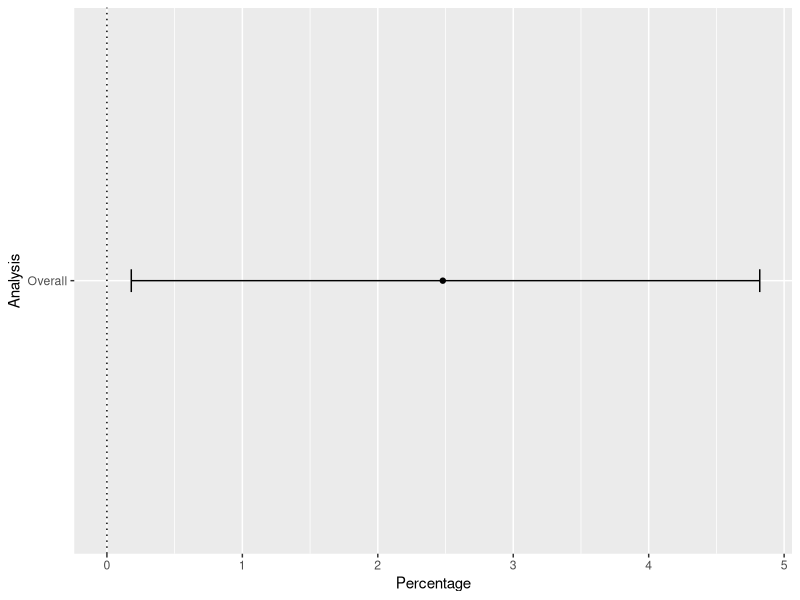
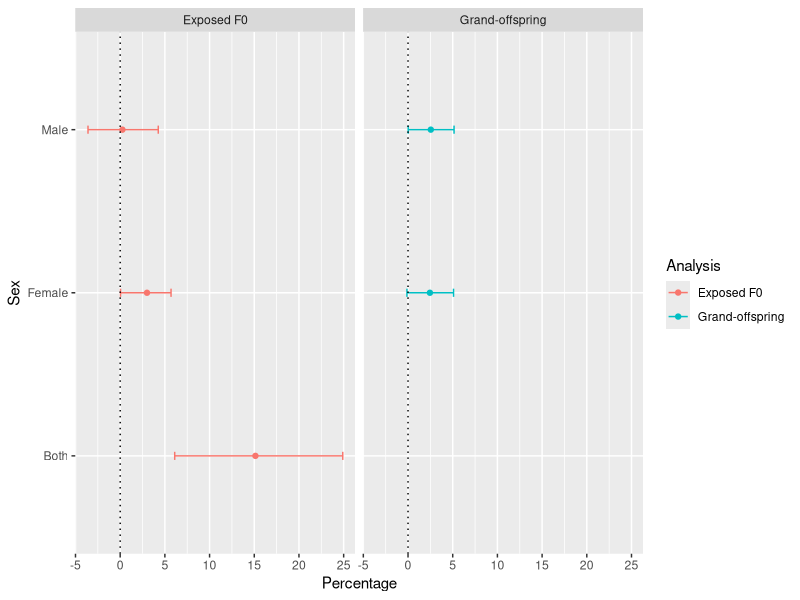
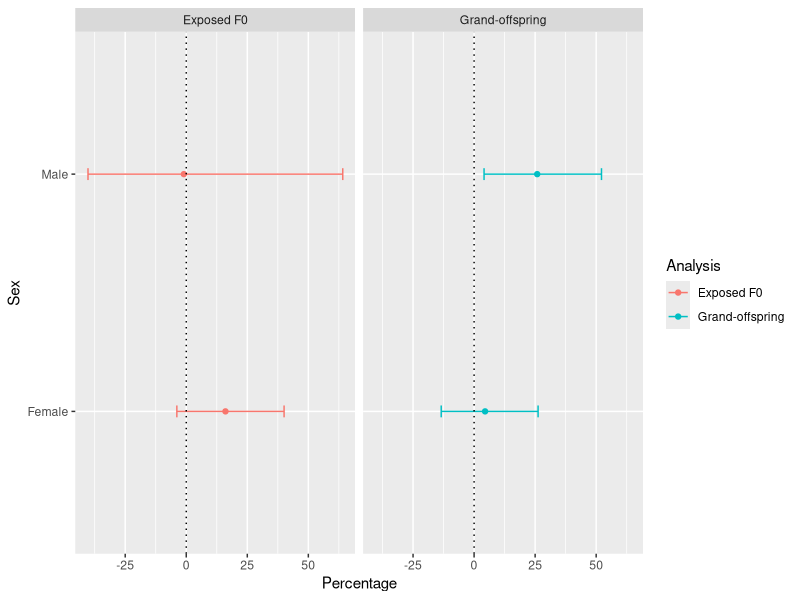

Write the R code that produced these figures, in order.
## ---- chunk 1
library(tidyverse)
library(openxlsx)  
library(knitr)
library(metafor)
library(ggplot2)
library(readxl)
library(dplyr)
library(ggplot2)

#Install miktex and then run this to knit a pdf file
#install.packages('tinytex')
#tinytex::install_tinytex()
## ---- chunk 2
#Tibble
#Overall
Body_Weight_Exp_lnRR_Overall <- tibble(
  Analysis = c("Overall"),
  Percentage = c(2.48),
  ci.lb = c(0.18),
  ci.ub = c(4.82)
)

#Plotting Overall
#Plotting
plot_BW_exp_type_overall <- ggplot(Body_Weight_Exp_lnRR_Overall, aes(x=Analysis, y=Percentage)) + 
  geom_errorbar(aes(ymin=ci.lb, ymax=ci.ub), width = 0.05, position = position_dodge(0.3)) +
  geom_point(aes(x = Analysis, y = Percentage), position = position_dodge(0.3))+
  geom_hline(yintercept = 0, lty = "dotted") +
  coord_flip()
plot_BW_exp_type_overall

#Sex
Body_Weight_Exp_lnRR <- tibble(
  Analysis = c("Exposed F0","Exposed F0","Exposed F0", "Grand-offspring","Grand-offspring"),
  Sex = c("Both", "Female", "Male", "Female","Male"),
  Percentage = c(15.13,3.00,0.25,2.45,2.55),
  ci.lb = c(6.10,0.04,-3.60,-0.12,0.02),
  ci.ub = c(24.9,5.69,4.26,5.09,5.15)
)

Body_Weight_Exp_lnRR$Analysis = factor(Body_Weight_Exp_lnRR$Analysis, levels=c('Exposed F0','Grand-offspring'))

#Plotting Sex
plot_BW_exp_type <- ggplot(Body_Weight_Exp_lnRR, aes(x=Sex, y=Percentage, colour = Analysis)) + 
  geom_errorbar(aes(ymin=ci.lb, ymax=ci.ub), width = 0.05, position = position_dodge(0.3)) +
  geom_point(aes(x = Sex, y = Percentage), position = position_dodge(0.3))+
  geom_hline(yintercept = 0, lty = "dotted") +
  coord_flip()+
  facet_grid(~Analysis, space = "free_x")
plot_BW_exp_type
## ---- chunk 3
#Sex
Adiposity_Exp_lnRR <- tibble(
  Analysis = c("Exposed F0","Exposed F0", "Grand-offspring","Grand-offspring"),
  Sex = c("Female", "Male", "Female","Male"),
  Percentage = c(16.06,-0.98,4.50,25.85),
  ci.lb = c(-3.85,-40.24,-13.47,4.08),
  ci.ub = c(40.07,64.10,26.21,52.18)
)

Adiposity_Exp_lnRR$Analysis = factor(Adiposity_Exp_lnRR$Analysis, levels=c('Exposed F0','Grand-offspring'))

#Plotting Sex
plot_adiposity_exp_type <- ggplot(Adiposity_Exp_lnRR, aes(x=Sex, y=Percentage, colour = Analysis)) + 
  geom_errorbar(aes(ymin=ci.lb, ymax=ci.ub), width = 0.05, position = position_dodge(0.3)) +
  geom_point(aes(x = Sex, y = Percentage), position = position_dodge(0.3))+
  geom_hline(yintercept = 0, lty = "dotted") +
  coord_flip()+
  facet_grid(~Analysis, space = "free_x")
plot_adiposity_exp_type
